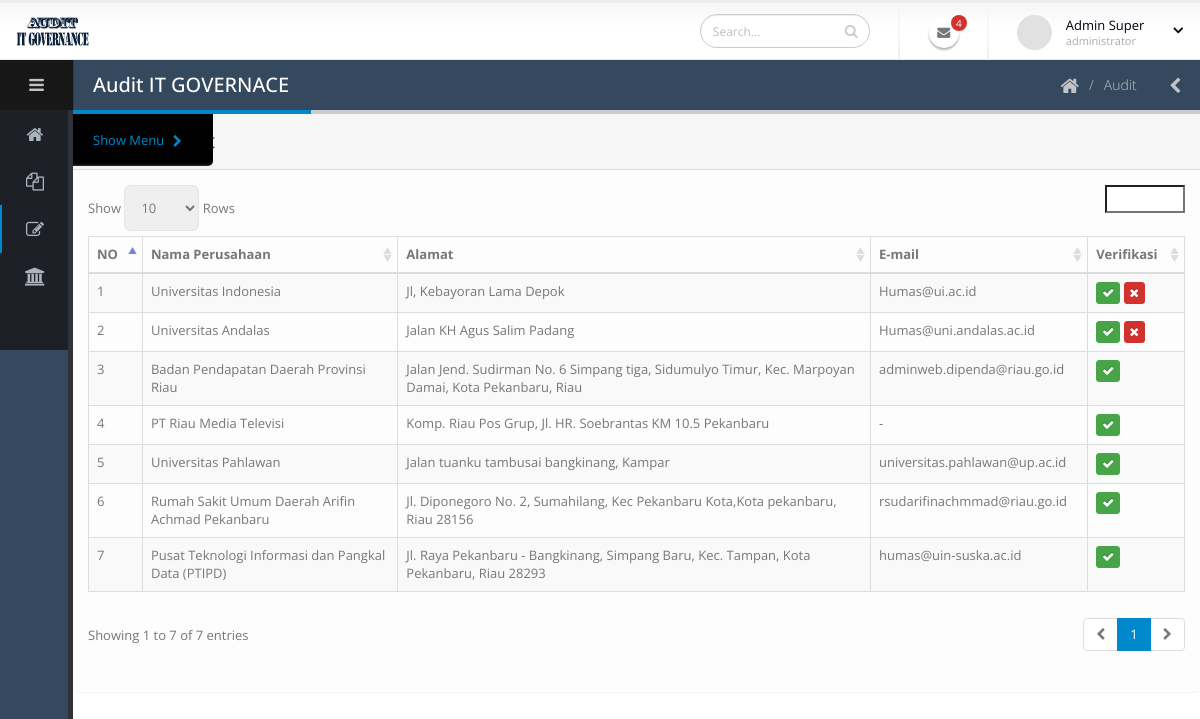
The app's page /index.php/administrator/verifikasi, older data.
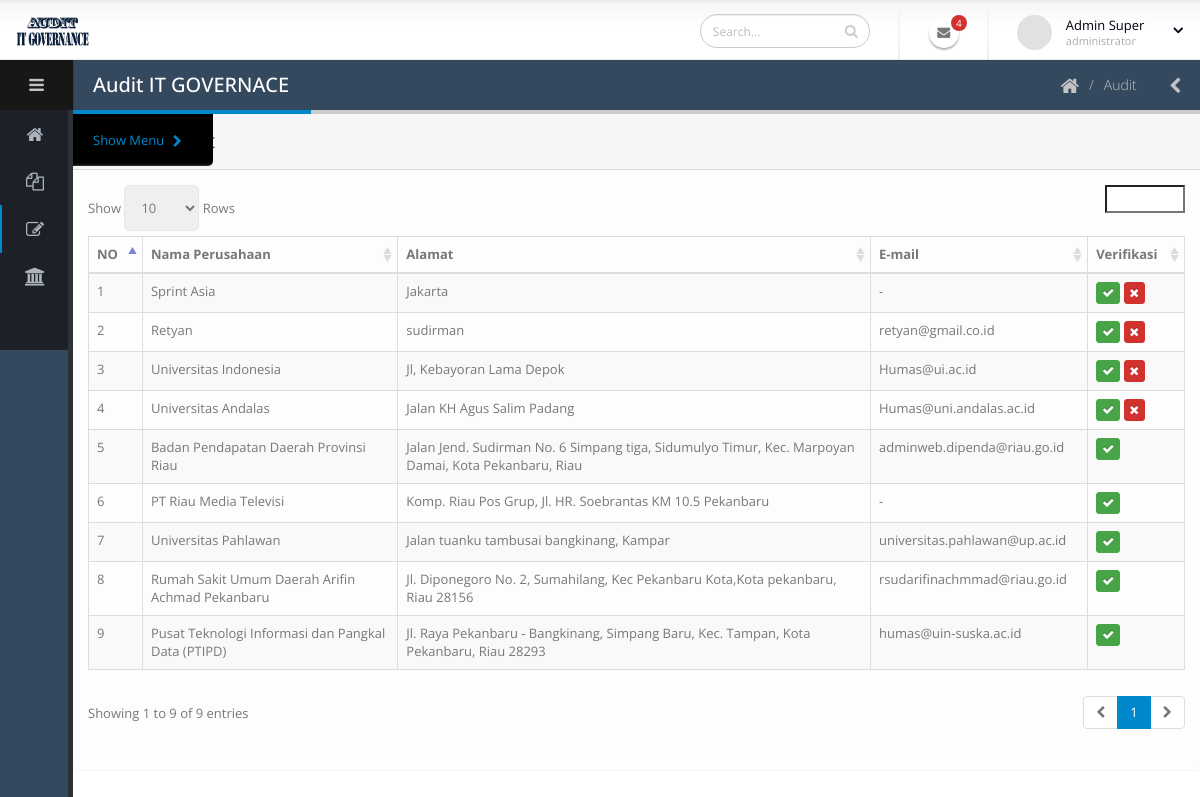
The same page, newer data.
### tables this page shows
CREATE TABLE `perusahaan` (
  `id_perusahaan` int(11) NOT NULL,
  `nama_perusahaan` varchar(100) NOT NULL,
  `alamat` text,
  `provinsi` varchar(30) DEFAULT NULL,
  `negara` varchar(30) DEFAULT NULL,
  `telp` varchar(13) DEFAULT NULL,
  `email` varchar(50) DEFAULT NULL,
  `npwp` varchar(20) DEFAULT NULL,
  `status_validasi` int(11) NOT NULL,
  `id_auditor` int(11) NOT NULL
);

### application/controllers/Administrator.php (called while the page is built, shortened)
<?php
class Administrator extends CI_Controller{
    public function __construct(){
        $this->load->library('session');
        $this->load->model('Administrator_model');
    }
    public function verifikasi(){
        $tampil = $this->Administrator_model->tampilperusahaan()->result();
        $data['tampil'] = $tampil;
        $this->load->view('administrator/header_audit');
        $this->load->view('administrator/verifikasi_audit',$data);}
}

### index.php (called while the page is built, shortened)
<?php
require_once BASEPATH.'core/CodeIgniter.php';

### application/models/Administrator_model.php (called while the page is built, shortened)
<?php
class Administrator_model extends CI_Model
{
    public function tampilperusahaan(){
        $query = $this->db->query("SELECT * FROM perusahaan ORDER BY id_perusahaan DESC ");
        return $query;
    }
}

### application/views/administrator/verifikasi_audit.php (the view, shortened to what this page needs)
<section class="panel">
    <header class="panel-heading">
        <h2 class="panel-title">Verifikasi Audit</h2>
    </header>
    <div class="panel-body">
        <table class="table table-bordered table-striped" id="datatable-ajax">
            <thead>
            <tr>
                <th>NO</th>
                <th>Nama Perusahaan</th>
                <th>Alamat</th>
                <th>E-mail</th>
                <th>Verifikasi</th>
            </tr>
            </thead>
            <tbody>
            <?php $n = 1; foreach ($tampil as $u){ ?>
                <tr>
                    <td><?= $n++?></td>
                    <td><?= $u->nama_perusahaan?></td>
                    <td><?= $u->alamat?></td>
                    <td><?= $u->email?></td>
                    <td>
                        <?php
                        if($u->status_validasi == 0) {
                            ?>
                            <a href="<?=base_url('admin/updateStatus/'.$u->id_perusahaan.'/1')?>" class="btn btn-xs btn-success"><li class="fa fa-check"></li></a>
                            <a href="<?=base_url('admin/updateStatus/'.$u->id_perusahaan.'/2')?>"class="btn btn-xs btn-danger"><li class="fa fa-times"></li></a>
                        <?php }
                        else if($u->status_validasi == 1) {
                            ?>
                            <button class="btn btn-xs btn-success"><li class="fa fa-check"></li></button>
                        <?php }
                        else {
                            ?>
                            <button class="btn btn-xs btn-danger"><li class="fa fa-times"></li></button>
                            <?php
                        }
                        ?>
                    </td>
                </tr>
             <?php } ?>
            </tbody>
        </table>
    </div>
    </div>
</section>
</section>
</div>
</section>
</body>
</html>

Row changes from the older to the newer data that the page shows:
added perusahaan: nama_perusahaan "Sprint Asia", alamat "Jakarta", email "-"
added perusahaan: nama_perusahaan "Retyan", alamat "sudirman", email "retyan@gmail.co.id"
Text that changed along with them:
text written by a page script: "Show Rows Showing 1 to 7 of 7 entries 1" → "Show Rows Showing 1 to 9 of 9 entries 1"
